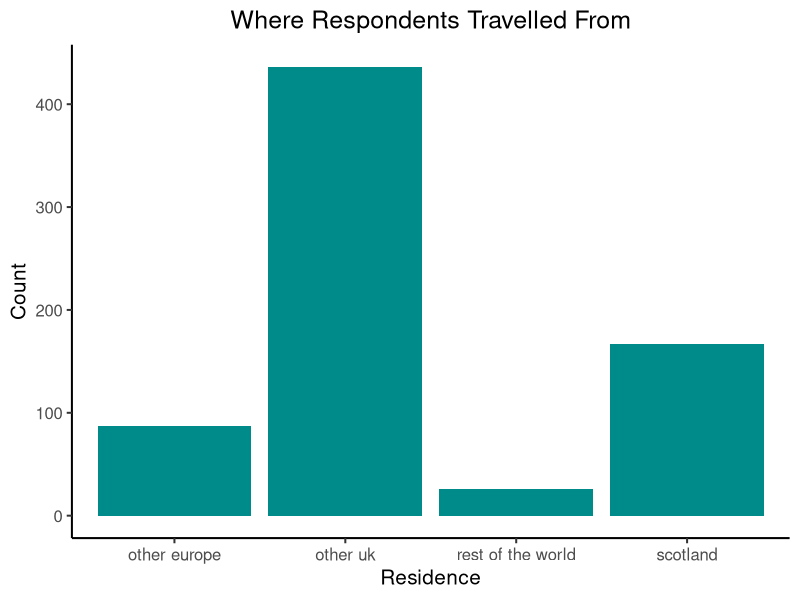

Here is the R script that generated this plot: (Note: this script raises an error after producing the figure.)
## ---- chunk 1
library(tidyverse)
## ---- chunk 2
livestream_data <- read_csv("data/synthesised_livestream.csv")
survey_data <- read_csv("data/clean_survey_data.csv")
location_data <- read_csv("data/location_distance_count.csv")
## ---- chunk 3
# graph sorting and counting respondents by residence
survey_data %>% 
  select(residence) %>% 
  count(residence, sort = TRUE) %>% 
  ggplot() +
  geom_col(aes(x = residence, y = n), fill = "#008b8b") +
  labs(
    title = "Where Respondents Travelled From",
    x = "Residence",
    y = "Count"
  ) +
 theme_classic(base_size = 15) +
  theme(plot.title = element_text(hjust = 0.5))
## ---- chunk 4
# reversing the vector so that the flipped graph labels are alphabetical from A-Z
local_authority_vector_rev <- rev(local_authority_vector)
## ---- chunk 5
# sorting and counting data by local authority (for respondents resident in Scotland)
survey_data %>% 
 filter(residence == "scotland") %>% 
  filter(local_authority != "unknown") %>% 
  count(local_authority, sort = TRUE) %>% 
    mutate(name = factor(local_authority, levels = local_authority_vector_rev)) %>% 
  ggplot() +
  geom_col(aes(x = name, y = n), fill = "#008b8b") +
  coord_flip() +
  labs(title = "Respondents in Scotland by Local Authority",
      x = "Local Authority", y = "Count") +
   theme(plot.title = element_text(hjust = 0.5)) +
    theme_classic(base_size = 15)
## ---- chunk 6
# graph of types of transport used to travel to the event
survey_data %>% 
  count(event_travel, sort = TRUE) %>% 
  filter(n >= 5) %>% 
  ggplot() +
  geom_col(aes(x = event_travel, y = n),fill = "#008b8b") +
  coord_flip() +
  labs(title = "Travel During Event",
       x = "Travel Method,",
       y = "Count") +
  theme(plot.title = element_text(hjust = 0.5)) +
    theme_classic(base_size = 15)
## ---- chunk 7
# graph of types of transport used during the event
survey_data %>% 
  count(event_travel, sort = TRUE) %>% 
  filter(n >= 5) %>% 
  ggplot() +
  geom_col(aes(x = event_travel, y = n),fill = "#008b8b") +
  coord_flip() +
  labs(title = "Travel During Event",
       x = "Travel Method",
       y = "Count") +
  theme(plot.title = element_text(hjust = 0.5)) +
    theme_classic(base_size = 15)
## ---- chunk 8
# splitting distances gained from the google map distance API into categories
hundred_and_over <- location_data %>% 
  arrange(desc(miles)) %>% 
  filter(miles >= 100) %>% 
  nrow()

ninety_to_hundred <- location_data %>% 
  arrange(desc(miles)) %>% 
  filter(miles >= 90 & miles < 100) %>% 
  nrow()

eighty_to_ninety <- location_data %>% 
  arrange(desc(miles)) %>% 
  filter(miles >= 80 & miles < 90) %>% 
  nrow()

seventy_to_eighty <- location_data %>% 
  arrange(desc(miles)) %>% 
  filter(miles >= 70 & miles < 80) %>% 
  nrow()

sixty_to_seventy <- location_data %>% 
  arrange(desc(miles)) %>% 
  filter(miles >= 60 & miles < 70) %>% 
  nrow()

fifty_to_sixty <- location_data %>% 
  arrange(desc(miles)) %>% 
  filter(miles >= 50 & miles < 60) %>% 
  nrow()

forty_to_fifty <- location_data %>% 
  arrange(desc(miles)) %>% 
  filter(miles >= 40 & miles < 50) %>% 
  nrow()

thirty_to_forty <- location_data %>% 
  arrange(desc(miles)) %>% 
  filter(miles >= 30 & miles < 40) %>% 
  nrow()

twenty_to_thirty <- location_data %>% 
  arrange(desc(miles)) %>% 
  filter(miles >= 20 & miles < 30) %>% 
  nrow()

ten_to_twenty <- location_data %>% 
  arrange(desc(miles)) %>% 
  filter(miles >= 10 & miles < 20) %>% 
  nrow()

under_ten <- location_data %>% 
  arrange(desc(miles)) %>% 
  filter(miles >= 1 & miles < 10) %>% 
  nrow()
# reversing factor levels as graph will be rotated
distance_levels <- rev(c("under ten", "ten to twenty", "twenty to thirty", "thirty to forty", "forty to fifty", "fifty to sixty", "sixty to seventy", "seventy to eighty", "eighty to ninety", "ninety to hundred", "hundred and over"))
location_distance_tibble <- tibble(under_ten, ten_to_twenty, twenty_to_thirty, thirty_to_forty, forty_to_fifty, fifty_to_sixty, sixty_to_seventy, seventy_to_eighty, eighty_to_ninety, ninety_to_hundred, hundred_and_over) %>% 
  pivot_longer(cols = (under_ten: hundred_and_over), 
               names_to = "number_that_stayed",
               values_to = "count") %>% 
  replacement_function("_", " ") %>%
  mutate(name = factor(number_that_stayed, (levels = distance_levels))) %>% 
  mutate(count = as.numeric(count)) %>% 
   ggplot() +
  geom_col(aes(x = name, y = count),fill = "#008b8b") +
  coord_flip() +
  theme_classic(base_size = 15) +
  theme(plot.title = element_text(hjust = 0.5)) +
  labs(
    title = "Driving Distance to Event",
    x = "Distance (miles)",
    y = "Count"
  ) 
location_distance_tibble
## ---- chunk 9
# a graph showing accommodation types (where more than 5 respondents stayed)
survey_data %>% 
  count(accommodation_type, sort = TRUE) %>% 
  filter(n > 5) %>% 
  mutate(name = factor(accommodation_type, levels = c("self catering", "multiple", "hotel", "hostel", "guest house/b+b", "friends/relatives", "comrie", "camping/caravan", "at home"))) %>% 
ggplot() +
  geom_col(aes(x = name, y = n),fill = "#008b8b") +
 coord_flip() +
  labs(title = "Accommodation Types",
    x = "Accommodation Types",
      y = "Count") +
  theme(plot.title = element_text(hjust = 0.5)) +
  theme_classic(base_size = 25)
## ---- chunk 10
# creating a dataframe that splits data up by population size
population_df <- survey_data %>% 
  mutate(over_10000 = population >= 10000) %>% 
  mutate(between_5000_and_10000 = population >= 5000 & population < 10000) %>% 
  mutate(between_1000_and_5000 = population >= 1000 & population < 5000) %>% 
  mutate(between_500_and_1000 = population >= 500 & population < 1000) %>% 
  mutate(under_500 = is.na(population)) %>%  
  dplyr::select(under_500, between_500_and_1000, between_1000_and_5000, between_5000_and_10000, over_10000)
## ---- chunk 11
location_data
## ---- chunk 12
# calculating how many respondents stayed in a location with a population of under 500
under_500_TRUE <- population_df %>% 
  filter(under_500 == TRUE) %>% 
  nrow()
## ---- chunk 13
# calculating the percentage of respondents that stayed in a location with a population of under 500
under_500_TRUE/nrow(survey_data)
## ---- chunk 14
# calculating the percentage that engaged with facebook or twitter
no <- survey_data %>% 
  filter(facebook_twitter_following == "no") %>% 
  nrow() 
yes <- survey_data %>% 
  filter(facebook_twitter_following == "yes") %>% 
  nrow() 
yes/(yes+no)
## ---- chunk 15
# calculating the percentage of respondents who rated the Facebook and Twitter communication as "excellent" or "good"
survey_data %>%
  count(facebook_twitter_rating, sort = TRUE) %>% 
  filter(facebook_twitter_rating == "excellent" | facebook_twitter_rating == "good") 
(107 + 97)/yes
## ---- chunk 16
printed_programme_total <- survey_data %>% 
  filter(!is.na(printed_programme_rating)) %>% 
  nrow() 
survey_data %>% 
  count(printed_programme_rating, sort = TRUE)
(364 + 241)/printed_programme_total
## ---- chunk 17
# sorting the livestream responses into categories depending on which type(s) of the livestream they interacted with
all_livestreams <- livestream_data %>% 
  filter(livestream_after_event == "1") %>% 
  filter(livestream_competition == "1") %>% 
  filter(livestream_races == "1") %>% 
  nrow()
## ---- chunk 18
after_event_and_competition <- livestream_data %>% 
  filter(livestream_after_event == "1") %>% 
  filter(livestream_competition == "1") %>% 
  filter(is.na(livestream_races)) %>% 
  nrow()
## ---- chunk 19
after_event_and_races <- livestream_data %>% 
  filter(livestream_after_event == "1") %>% 
  filter(livestream_races == "1") %>% 
  filter(is.na(livestream_competition)) %>% 
  nrow()
## ---- chunk 20
competition_and_races <- livestream_data %>% 
  filter(livestream_competition == "1") %>% 
  filter(livestream_races == "1") %>% 
  filter(is.na(livestream_after_event)) %>% 
  nrow()
## ---- chunk 21
races <- livestream_data %>% 
  filter(is.na(livestream_after_event)) %>% 
  filter(livestream_races == "1") %>% 
  filter(is.na(livestream_competition)) %>% 
  nrow()
## ---- chunk 22
after_event <- livestream_data %>% 
  filter(is.na(livestream_races)) %>% 
  filter(livestream_after_event == "1") %>% 
  filter(is.na(livestream_competition)) %>% 
  nrow()
## ---- chunk 23
competition <- livestream_data %>% 
  filter(is.na(livestream_after_event)) %>% 
  filter(livestream_competition == "1") %>% 
  filter(is.na(livestream_races)) %>% 
  nrow()
## ---- chunk 24
# graph showing the types of livestream watched 
livestream_tibble <- tibble(races, after_event, competition, competition_and_races, after_event_and_races, after_event_and_competition, all_livestreams) %>% 
  pivot_longer(cols = (races: all_livestreams), 
               names_to = "watched_livestream",
               values_to = "count") %>% 
  replacement_function("_", " ") %>%
  mutate(name = factor(watched_livestream, (levels = c("all livestreams", "competition and races", "after event and races", "after event and competition", "races", "competition", "after event")))) %>% 
  mutate(count = as.numeric(count)) %>% 
   ggplot() +
  geom_col(aes(x = name, y = count),fill = "#008b8b") +
  coord_flip() +
  theme_classic(base_size = 15) +
  theme(plot.title = element_text(hjust = 0.5)) +
  labs(
    title = "Type of Livestream Watched",
    x = "Type of Livestream",
    y = "Count"
  ) 
livestream_tibble
